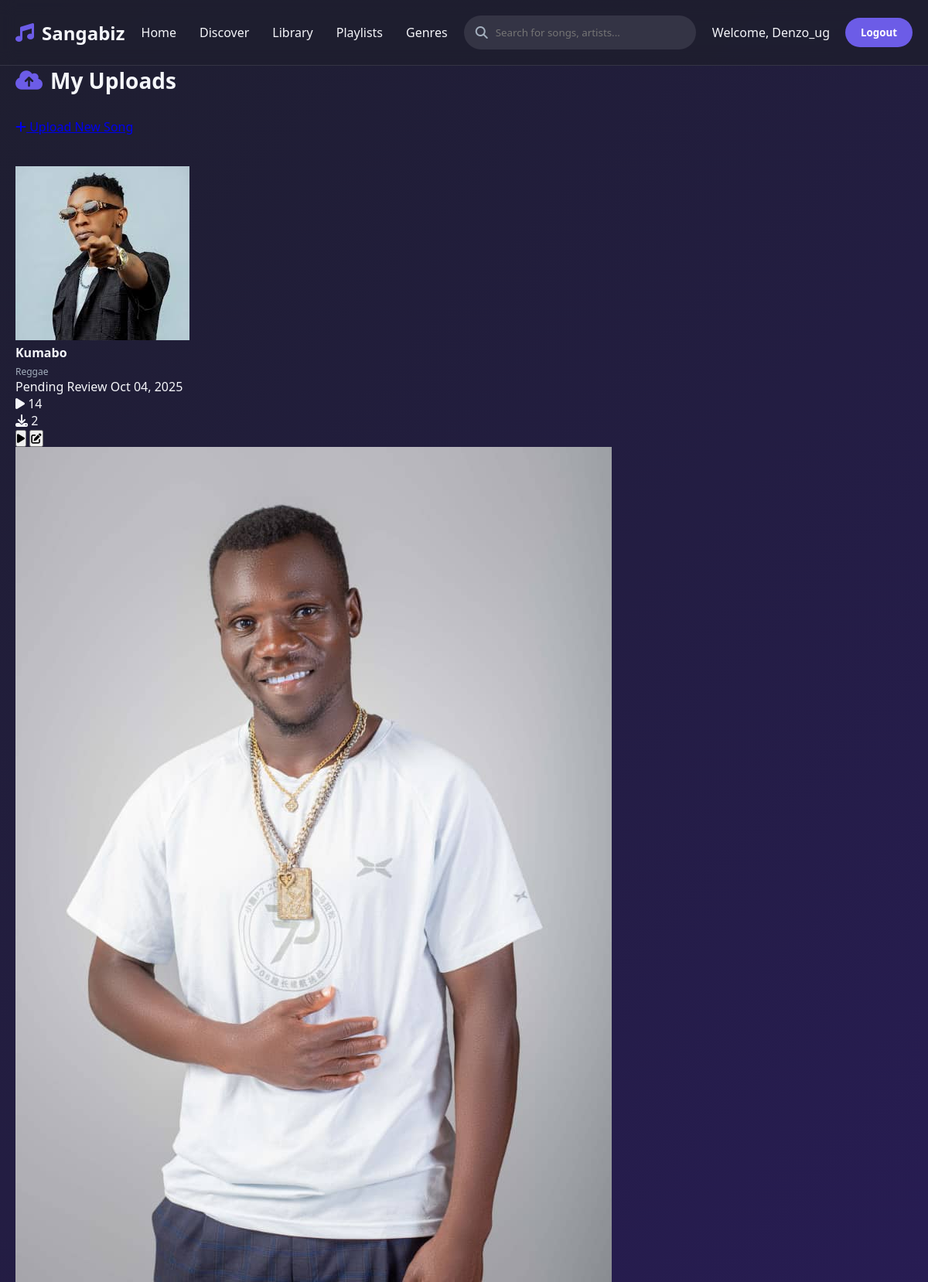
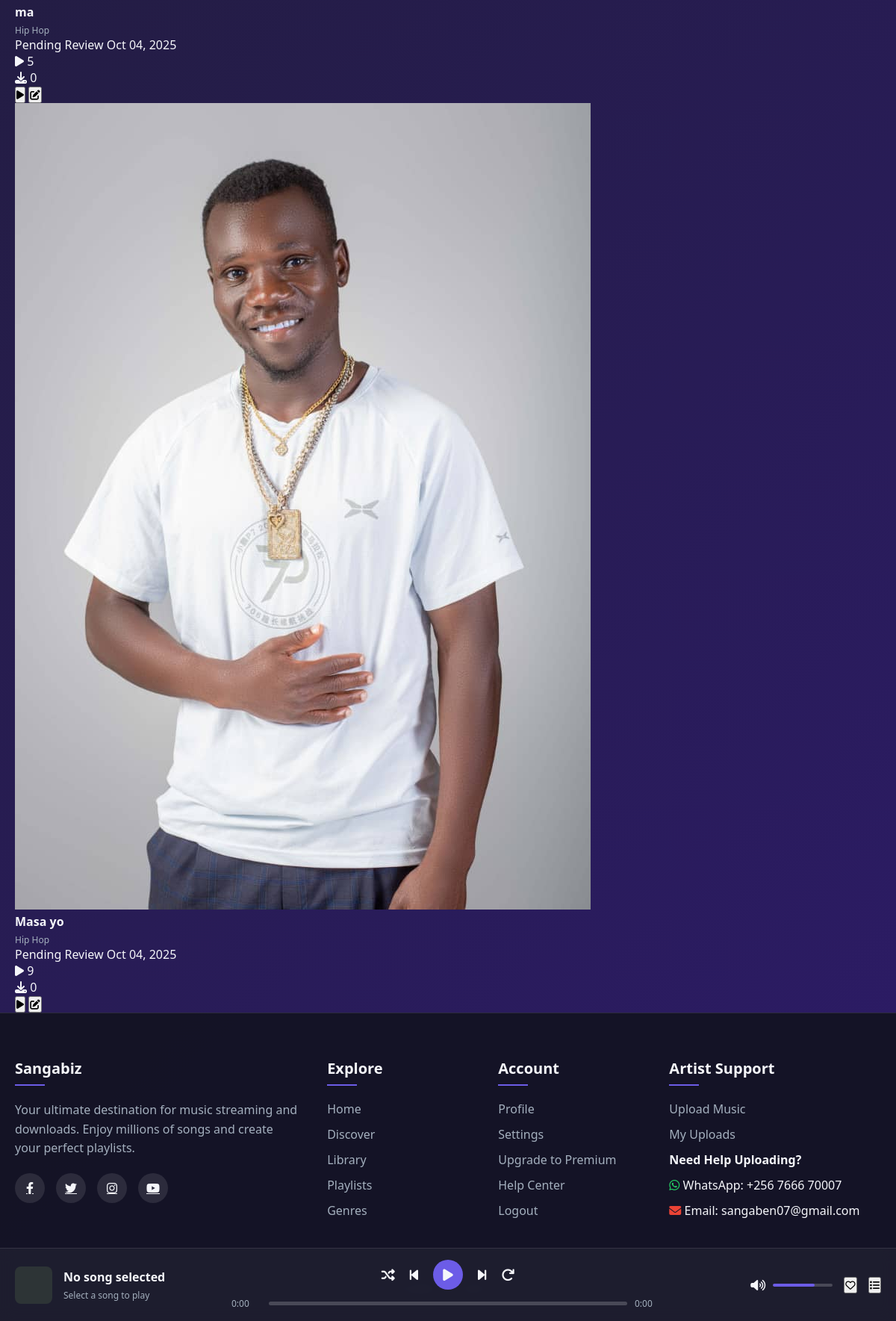
Page /my-uploads/ (signed in) on the committed database (2 pictures, top to bottom).
### music/models.py (models this page shows, shortened)
class Song(models.Model):
    title = models.CharField(max_length=200)
    artist = models.ForeignKey(Artist, on_delete=models.CASCADE, related_name='songs')
    genre = models.ForeignKey(Genre, on_delete=models.CASCADE)
    audio_file = models.FileField(
        upload_to='songs/',
        validators=[FileExtensionValidator(allowed_extensions=['mp3', 'wav', 'ogg'])]
    )
    cover_image = models.ImageField(upload_to='covers/', blank=True, null=True)
    duration = models.PositiveIntegerField(help_text="Duration in seconds")
    upload_date = models.DateTimeField(auto_now_add=True)
    plays = models.PositiveIntegerField(default=0)
    downloads = models.PositiveIntegerField(default=0)
    is_approved = models.BooleanField(default=False)  # For moderation
    is_featured = models.BooleanField(default=False)
    class Meta:
        ordering = ['-upload_date']

class Genre(models.Model):
    name = models.CharField(max_length=100)
    color = models.CharField(max_length=7, default='#6c5ce7')  # Hex color

### music/views.py (the view)
# urls.py: path('my-uploads/', views.my_uploads, name='my_uploads'),
@login_required
def my_uploads(request):
    if not hasattr(request.user, 'userprofile') or not request.user.userprofile.is_artist:
        messages.error(request, "You need to be an artist to view uploads.")
        return redirect('discover')
    try:
        artist_profile = Artist.objects.get(user=request.user)
        songs = Song.objects.filter(artist=artist_profile).order_by('-upload_date')
    except Artist.DoesNotExist:
        messages.error(request, "Artist profile not found.")
        songs = []
    context = {
        'songs': songs,
    }
    return render(request, 'my_uploads.html', context)

### music/models.py (called while the page is built)
    @property
    def is_artist(self):
        return self.user_type == 'artist'

### music/templates/my_uploads.html (shortened to what this page needs)
{% extends "base.html" %}
{% load static %}
{% block content %}
<div class="container">
    <section class="section-header" style="margin-bottom: 40px;">
        <h2 class="section-title">
            <i class="fas fa-cloud-upload-alt"></i>
            My Uploads
        </h2>
        <div class="view-controls">
            <a href="{% url 'upload_music' %}" class="primary-btn">
                <i class="fas fa-plus"></i>
            </a>
        </div>
    </section>
    {% if songs %}
    <div class="mdundo-song-list">
        {% for song in songs %}
        <div class="mdundo-song-item">
            <div class="song-image">
                <img src="{% if song.cover_image %}{{ song.cover_image.url }}{% else %}{% static 'images/default-cover.jpg' %}{% endif %}"
                     alt="{{ song.title }}">
            </div>
            <div class="song-details">
                <div class="song-title-artist">
                    <h4 class="song-title">{{ song.title }}</h4>
                    <p class="song-artist">{{ song.genre.name }}</p>
                </div>
                <div class="song-meta-info">
                    <span class="song-status {% if song.is_approved %}status-approved{% else %}status-pending{% endif %}">
                        {% if song.is_approved %}Approved{% else %}Pending Review{% endif %}
                    </span>
                    <span class="song-duration">{{ song.upload_date|date:"M d, Y" }}</span>
                </div>
            </div>
            <div class="song-stats">
                <div class="stat">
                    <i class="fas fa-play"></i>
                    <span>{{ song.plays }}</span>
                </div>
                <div class="stat">
                    <i class="fas fa-download"></i>
                    <span>{{ song.downloads }}</span>
                </div>
            </div>
            <div class="song-actions">
                <button class="mdundo-play-btn" onclick="playSong({{ song.id }})">
                    <i class="fas fa-play"></i>
                </button>
                <button class="mdundo-download-btn" onclick="editSong({{ song.id }})">
                    <i class="fas fa-edit"></i>
                </button>
            </div>
        </div>
        {% endfor %}
    </div>
    {% endif %}
</div>
{% endblock %}

### music/templates/base.html (shortened to what this page needs)
{% load static %}
<!DOCTYPE html>
<html lang="en">
<head>
    <link rel="stylesheet" href="https://cdnjs.cloudflare.com/ajax/libs/font-awesome/6.4.0/css/all.min.css">
</head>
<body>
    <header>
        <div class="container">
            <nav class="navbar">
                <div class="logo">
                    <i class="fas fa-music"></i>
                    <span>Sangabiz</span>
                </div>
                <div class="nav-links">
                    <a href="{% url 'home' %}" class="{% if request.resolver_match.url_name == 'home' %}active{% endif %}">Home</a>
                    <a href="{% url 'discover' %}" class="{% if request.resolver_match.url_name == 'discover' %}active{% endif %}">Discover</a>
                    <a href="{% url 'library' %}" class="{% if request.resolver_match.url_name == 'library' %}active{% endif %}">Library</a>
                    <a href="{% url 'playlists' %}" class="{% if request.resolver_match.url_name == 'playlists' %}active{% endif %}">Playlists</a>
                    <a href="{% url 'genres' %}" class="{% if request.resolver_match.url_name == 'genres' %}active{% endif %}">Genres</a>
                </div>
                <div class="search-bar">
                    <i class="fas fa-search"></i>
                    <input type="text" id="search-input" placeholder="Search for songs, artists..." onkeypress="handleSearchKeypress(event)">
                </div>
                <div class="user-actions">
                    {% if user.is_authenticated %}
                        <span class="user-welcome">Welcome, {{ user.username }}</span>
                        <form method="post" action="{% url 'logout' %}" style="display: inline;">
                            <button type="submit" id="logout-btn">Logout</button>
                        </form>
                    {% else %}
                        <button id="signup-btn">Sign Up</button>
                        <button id="login-btn">Login</button>
                    {% endif %}
                </div>
            </nav>
        </div>
    </header>
    <main>
        {% block content %}
        {% endblock %}
    </main>
    <div class="player-section">
        <div class="container">
            <div class="player-container">
                <div class="song-info">
                    <div class="song-thumb" id="current-song-thumb"></div>
                    <div class="song-details">
                        <h4 id="current-song-title">No song selected</h4>
                        <p id="current-song-artist">Select a song to play</p>
                    </div>
                </div>
                <div class="player-controls">
                    <div class="control-buttons">
                        <button id="shuffle-btn"><i class="fas fa-random"></i></button>
                        <button id="prev-btn"><i class="fas fa-step-backward"></i></button>
                        <button class="play-pause" id="play-pause-btn"><i class="fas fa-play"></i></button>
                        <button id="next-btn"><i class="fas fa-step-forward"></i></button>
                        <button id="repeat-btn"><i class="fas fa-redo"></i></button>
                    </div>
                    <div class="progress-container">
                        <span class="time" id="current-time">0:00</span>
                        <div class="progress-bar" id="progress-bar">
                        </div>
                        <span class="time" id="duration">0:00</span>
                    </div>
                </div>
                <div class="player-actions">
                    <div class="volume-control">
                        <i class="fas fa-volume-up" id="volume-icon"></i>
                        <div class="volume-bar" id="volume-bar">
                            <div class="volume-level" id="volume-level"></div>
                        </div>
                    </div>
                    <button id="like-btn"><i class="far fa-heart"></i></button>
                    <button id="queue-btn"><i class="fas fa-list"></i></button>
                </div>
            </div>
        </div>
    </div>
<footer>
    <div class="container">
        <div class="footer-content">
            <div class="footer-column">
                <h3>Sangabiz</h3>
                <p>Your ultimate destination for music streaming and downloads. Enjoy millions of songs and create your perfect playlists.</p>
                <div class="social-links">
                    <a href="#"><i class="fab fa-facebook-f"></i></a>
                    <a href="#"><i class="fab fa-twitter"></i></a>
                    <a href="#"><i class="fab fa-instagram"></i></a>
                    <a href="#"><i class="fab fa-youtube"></i></a>
                </div>
            </div>
            <div class="footer-column">
                <h3>Explore</h3>
                <ul>
                    <li><a href="{% url 'home' %}">Home</a></li>
                    <li><a href="{% url 'discover' %}">Discover</a></li>
                    <li><a href="{% url 'library' %}">Library</a></li>
                    <li><a href="{% url 'playlists' %}">Playlists</a></li>
                    <li><a href="{% url 'genres' %}">Genres</a></li>
                </ul>
            </div>
            <div class="footer-column">
                <h3>Account</h3>
                <ul>
                    <li><a href="#">Profile</a></li>
                    <li><a href="#">Settings</a></li>
                    <li><a href="#">Upgrade to Premium</a></li>
                    <li><a href="#">Help Center</a></li>
                    <li><a href="{% url 'logout' %}">Logout</a></li>
                </ul>
            </div>
            <div class="footer-column">
                <h3>Artist Support</h3>
                <ul>
                    <li><a href="{% url 'upload_music' %}">Upload Music</a></li>
                    <li><a href="{% url 'my_uploads' %}">My Uploads</a></li>
                    <li><strong>Need Help Uploading?</strong></li>
                    <li><i class="fab fa-whatsapp"></i> WhatsApp: +256 7666 70007</li>
                    <li><i class="fas fa-envelope"></i> Email: sangaben07@gmail.com</li>
                </ul>
            </div>
        </div>
        <div class="copyright">
            <p>&copy; 2023 Sangabiz. All rights reserved.</p>
        </div>
    </div>
</footer>
</body>
</html>

### rows in the picture
Song: cover_image (picture), title "Kumabo", genre.name "Reggae", is_approved "Pending Review", upload_date "Oct 04, 2025", plays "14", downloads "2"
Song: cover_image (picture), title "ma", genre.name "Hip Hop", is_approved "Pending Review", upload_date "Oct 04, 2025", plays "5", downloads "0"
Song: cover_image (picture), title "Masa yo", genre.name "Hip Hop", is_approved "Pending Review", upload_date "Oct 04, 2025", plays "9", downloads "0"

### other values in the picture
{{ user.username }} "Denzo_ug"
